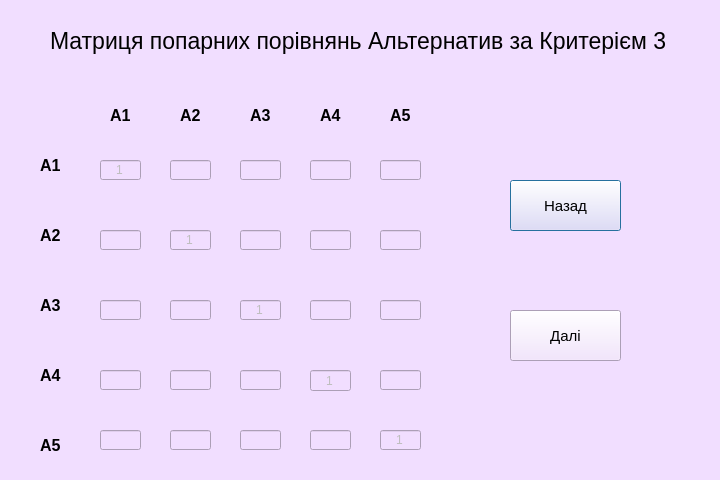
<?xml version="1.0" encoding="UTF-8"?>
<ui version="4.0">
 <class>aawin3</class>
 <widget class="QDialog" name="aawin3">
  <property name="enabled">
   <bool>true</bool>
  </property>
  <property name="geometry">
   <rect>
    <x>0</x>
    <y>0</y>
    <width>720</width>
    <height>480</height>
   </rect>
  </property>
  <property name="minimumSize">
   <size>
    <width>720</width>
    <height>480</height>
   </size>
  </property>
  <property name="maximumSize">
   <size>
    <width>720</width>
    <height>480</height>
   </size>
  </property>
  <property name="windowTitle">
   <string>Dialog</string>
  </property>
  <property name="styleSheet">
   <string notr="true">background-color:rgb(241,222,255);</string>
  </property>
  <widget class="QLabel" name="label">
   <property name="geometry">
    <rect>
     <x>50</x>
     <y>10</y>
     <width>631</width>
     <height>61</height>
    </rect>
   </property>
   <property name="font">
    <font>
     <pointsize>17</pointsize>
     <weight>50</weight>
     <bold>false</bold>
    </font>
   </property>
   <property name="text">
    <string>Матриця попарних порівнянь Альтернатив за Критерієм 3</string>
   </property>
  </widget>
  <widget class="QLabel" name="label_2">
   <property name="geometry">
    <rect>
     <x>40</x>
     <y>150</y>
     <width>31</width>
     <height>31</height>
    </rect>
   </property>
   <property name="font">
    <font>
     <pointsize>12</pointsize>
     <weight>75</weight>
     <bold>true</bold>
    </font>
   </property>
   <property name="text">
    <string>А1</string>
   </property>
  </widget>
  <widget class="QLabel" name="label_3">
   <property name="geometry">
    <rect>
     <x>40</x>
     <y>220</y>
     <width>31</width>
     <height>31</height>
    </rect>
   </property>
   <property name="font">
    <font>
     <pointsize>12</pointsize>
     <weight>75</weight>
     <bold>true</bold>
    </font>
   </property>
   <property name="text">
    <string>А2</string>
   </property>
  </widget>
  <widget class="QLabel" name="label_4">
   <property name="geometry">
    <rect>
     <x>40</x>
     <y>290</y>
     <width>31</width>
     <height>31</height>
    </rect>
   </property>
   <property name="font">
    <font>
     <pointsize>12</pointsize>
     <weight>75</weight>
     <bold>true</bold>
    </font>
   </property>
   <property name="text">
    <string>А3</string>
   </property>
  </widget>
  <widget class="QLabel" name="label_5">
   <property name="geometry">
    <rect>
     <x>40</x>
     <y>360</y>
     <width>31</width>
     <height>31</height>
    </rect>
   </property>
   <property name="font">
    <font>
     <pointsize>12</pointsize>
     <weight>75</weight>
     <bold>true</bold>
    </font>
   </property>
   <property name="text">
    <string>А4</string>
   </property>
  </widget>
  <widget class="QLabel" name="label_6">
   <property name="geometry">
    <rect>
     <x>40</x>
     <y>430</y>
     <width>31</width>
     <height>31</height>
    </rect>
   </property>
   <property name="font">
    <font>
     <pointsize>12</pointsize>
     <weight>75</weight>
     <bold>true</bold>
    </font>
   </property>
   <property name="text">
    <string>А5</string>
   </property>
  </widget>
  <widget class="QLabel" name="label_7">
   <property name="geometry">
    <rect>
     <x>110</x>
     <y>100</y>
     <width>31</width>
     <height>31</height>
    </rect>
   </property>
   <property name="font">
    <font>
     <pointsize>12</pointsize>
     <weight>75</weight>
     <bold>true</bold>
    </font>
   </property>
   <property name="text">
    <string>А1</string>
   </property>
  </widget>
  <widget class="QLabel" name="label_8">
   <property name="geometry">
    <rect>
     <x>180</x>
     <y>100</y>
     <width>31</width>
     <height>31</height>
    </rect>
   </property>
   <property name="font">
    <font>
     <pointsize>12</pointsize>
     <weight>75</weight>
     <bold>true</bold>
    </font>
   </property>
   <property name="text">
    <string>А2</string>
   </property>
  </widget>
  <widget class="QLabel" name="label_9">
   <property name="geometry">
    <rect>
     <x>250</x>
     <y>100</y>
     <width>31</width>
     <height>31</height>
    </rect>
   </property>
   <property name="font">
    <font>
     <pointsize>12</pointsize>
     <weight>75</weight>
     <bold>true</bold>
    </font>
   </property>
   <property name="text">
    <string>А3</string>
   </property>
  </widget>
  <widget class="QLabel" name="label_10">
   <property name="geometry">
    <rect>
     <x>320</x>
     <y>100</y>
     <width>31</width>
     <height>31</height>
    </rect>
   </property>
   <property name="font">
    <font>
     <pointsize>12</pointsize>
     <weight>75</weight>
     <bold>true</bold>
    </font>
   </property>
   <property name="text">
    <string>А4</string>
   </property>
  </widget>
  <widget class="QLabel" name="label_11">
   <property name="geometry">
    <rect>
     <x>390</x>
     <y>100</y>
     <width>31</width>
     <height>31</height>
    </rect>
   </property>
   <property name="font">
    <font>
     <pointsize>12</pointsize>
     <weight>75</weight>
     <bold>true</bold>
    </font>
   </property>
   <property name="text">
    <string>А5</string>
   </property>
  </widget>
  <widget class="QLineEdit" name="lineEdit">
   <property name="enabled">
    <bool>false</bool>
   </property>
   <property name="geometry">
    <rect>
     <x>100</x>
     <y>160</y>
     <width>41</width>
     <height>20</height>
    </rect>
   </property>
   <property name="text">
    <string>1</string>
   </property>
   <property name="alignment">
    <set>Qt::AlignCenter</set>
   </property>
  </widget>
  <widget class="QLineEdit" name="a1a2">
   <property name="enabled">
    <bool>true</bool>
   </property>
   <property name="geometry">
    <rect>
     <x>170</x>
     <y>160</y>
     <width>41</width>
     <height>20</height>
    </rect>
   </property>
   <property name="alignment">
    <set>Qt::AlignCenter</set>
   </property>
  </widget>
  <widget class="QLineEdit" name="a1a3">
   <property name="enabled">
    <bool>true</bool>
   </property>
   <property name="geometry">
    <rect>
     <x>240</x>
     <y>160</y>
     <width>41</width>
     <height>20</height>
    </rect>
   </property>
   <property name="alignment">
    <set>Qt::AlignCenter</set>
   </property>
  </widget>
  <widget class="QLineEdit" name="a1a4">
   <property name="enabled">
    <bool>true</bool>
   </property>
   <property name="geometry">
    <rect>
     <x>310</x>
     <y>160</y>
     <width>41</width>
     <height>20</height>
    </rect>
   </property>
   <property name="alignment">
    <set>Qt::AlignCenter</set>
   </property>
  </widget>
  <widget class="QLineEdit" name="a1a5">
   <property name="enabled">
    <bool>true</bool>
   </property>
   <property name="geometry">
    <rect>
     <x>380</x>
     <y>160</y>
     <width>41</width>
     <height>20</height>
    </rect>
   </property>
   <property name="alignment">
    <set>Qt::AlignCenter</set>
   </property>
  </widget>
  <widget class="QLineEdit" name="lineEdit_6">
   <property name="enabled">
    <bool>false</bool>
   </property>
   <property name="geometry">
    <rect>
     <x>100</x>
     <y>230</y>
     <width>41</width>
     <height>20</height>
    </rect>
   </property>
  </widget>
  <widget class="QLineEdit" name="lineEdit_7">
   <property name="enabled">
    <bool>false</bool>
   </property>
   <property name="geometry">
    <rect>
     <x>170</x>
     <y>230</y>
     <width>41</width>
     <height>20</height>
    </rect>
   </property>
   <property name="text">
    <string>1</string>
   </property>
   <property name="alignment">
    <set>Qt::AlignCenter</set>
   </property>
  </widget>
  <widget class="QLineEdit" name="a2a3">
   <property name="enabled">
    <bool>true</bool>
   </property>
   <property name="geometry">
    <rect>
     <x>240</x>
     <y>230</y>
     <width>41</width>
     <height>20</height>
    </rect>
   </property>
   <property name="alignment">
    <set>Qt::AlignCenter</set>
   </property>
  </widget>
  <widget class="QLineEdit" name="a2a4">
   <property name="enabled">
    <bool>true</bool>
   </property>
   <property name="geometry">
    <rect>
     <x>310</x>
     <y>230</y>
     <width>41</width>
     <height>20</height>
    </rect>
   </property>
   <property name="alignment">
    <set>Qt::AlignCenter</set>
   </property>
  </widget>
  <widget class="QLineEdit" name="a2a5">
   <property name="enabled">
    <bool>true</bool>
   </property>
   <property name="geometry">
    <rect>
     <x>380</x>
     <y>230</y>
     <width>41</width>
     <height>20</height>
    </rect>
   </property>
   <property name="alignment">
    <set>Qt::AlignCenter</set>
   </property>
  </widget>
  <widget class="QLineEdit" name="lineEdit_11">
   <property name="enabled">
    <bool>false</bool>
   </property>
   <property name="geometry">
    <rect>
     <x>100</x>
     <y>300</y>
     <width>41</width>
     <height>20</height>
    </rect>
   </property>
  </widget>
  <widget class="QLineEdit" name="lineEdit_12">
   <property name="enabled">
    <bool>false</bool>
   </property>
   <property name="geometry">
    <rect>
     <x>170</x>
     <y>300</y>
     <width>41</width>
     <height>20</height>
    </rect>
   </property>
  </widget>
  <widget class="QLineEdit" name="lineEdit_13">
   <property name="enabled">
    <bool>false</bool>
   </property>
   <property name="geometry">
    <rect>
     <x>240</x>
     <y>300</y>
     <width>41</width>
     <height>20</height>
    </rect>
   </property>
   <property name="text">
    <string>1</string>
   </property>
   <property name="alignment">
    <set>Qt::AlignCenter</set>
   </property>
  </widget>
  <widget class="QLineEdit" name="a3a4">
   <property name="enabled">
    <bool>true</bool>
   </property>
   <property name="geometry">
    <rect>
     <x>310</x>
     <y>300</y>
     <width>41</width>
     <height>20</height>
    </rect>
   </property>
   <property name="alignment">
    <set>Qt::AlignCenter</set>
   </property>
  </widget>
  <widget class="QLineEdit" name="a3a5">
   <property name="enabled">
    <bool>true</bool>
   </property>
   <property name="geometry">
    <rect>
     <x>380</x>
     <y>300</y>
     <width>41</width>
     <height>20</height>
    </rect>
   </property>
   <property name="alignment">
    <set>Qt::AlignCenter</set>
   </property>
  </widget>
  <widget class="QLineEdit" name="lineEdit_16">
   <property name="enabled">
    <bool>false</bool>
   </property>
   <property name="geometry">
    <rect>
     <x>100</x>
     <y>370</y>
     <width>41</width>
     <height>20</height>
    </rect>
   </property>
  </widget>
  <widget class="QLineEdit" name="lineEdit_17">
   <property name="enabled">
    <bool>false</bool>
   </property>
   <property name="geometry">
    <rect>
     <x>170</x>
     <y>370</y>
     <width>41</width>
     <height>20</height>
    </rect>
   </property>
  </widget>
  <widget class="QLineEdit" name="lineEdit_18">
   <property name="enabled">
    <bool>false</bool>
   </property>
   <property name="geometry">
    <rect>
     <x>240</x>
     <y>370</y>
     <width>41</width>
     <height>20</height>
    </rect>
   </property>
  </widget>
  <widget class="QLineEdit" name="lineEdit_19">
   <property name="enabled">
    <bool>false</bool>
   </property>
   <property name="geometry">
    <rect>
     <x>310</x>
     <y>370</y>
     <width>41</width>
     <height>21</height>
    </rect>
   </property>
   <property name="text">
    <string>1</string>
   </property>
   <property name="alignment">
    <set>Qt::AlignCenter</set>
   </property>
  </widget>
  <widget class="QLineEdit" name="a4a5">
   <property name="enabled">
    <bool>true</bool>
   </property>
   <property name="geometry">
    <rect>
     <x>380</x>
     <y>370</y>
     <width>41</width>
     <height>20</height>
    </rect>
   </property>
   <property name="alignment">
    <set>Qt::AlignCenter</set>
   </property>
  </widget>
  <widget class="QLineEdit" name="lineEdit_21">
   <property name="enabled">
    <bool>false</bool>
   </property>
   <property name="geometry">
    <rect>
     <x>100</x>
     <y>430</y>
     <width>41</width>
     <height>20</height>
    </rect>
   </property>
  </widget>
  <widget class="QLineEdit" name="lineEdit_22">
   <property name="enabled">
    <bool>false</bool>
   </property>
   <property name="geometry">
    <rect>
     <x>170</x>
     <y>430</y>
     <width>41</width>
     <height>20</height>
    </rect>
   </property>
  </widget>
  <widget class="QLineEdit" name="lineEdit_23">
   <property name="enabled">
    <bool>false</bool>
   </property>
   <property name="geometry">
    <rect>
     <x>240</x>
     <y>430</y>
     <width>41</width>
     <height>20</height>
    </rect>
   </property>
  </widget>
  <widget class="QLineEdit" name="lineEdit_24">
   <property name="enabled">
    <bool>false</bool>
   </property>
   <property name="geometry">
    <rect>
     <x>310</x>
     <y>430</y>
     <width>41</width>
     <height>20</height>
    </rect>
   </property>
  </widget>
  <widget class="QLineEdit" name="lineEdit_25">
   <property name="enabled">
    <bool>false</bool>
   </property>
   <property name="geometry">
    <rect>
     <x>380</x>
     <y>430</y>
     <width>41</width>
     <height>20</height>
    </rect>
   </property>
   <property name="text">
    <string>1</string>
   </property>
   <property name="alignment">
    <set>Qt::AlignCenter</set>
   </property>
  </widget>
  <widget class="QPushButton" name="back">
   <property name="geometry">
    <rect>
     <x>510</x>
     <y>180</y>
     <width>111</width>
     <height>51</height>
    </rect>
   </property>
   <property name="font">
    <font>
     <pointsize>11</pointsize>
    </font>
   </property>
   <property name="text">
    <string>Назад</string>
   </property>
  </widget>
  <widget class="QPushButton" name="next">
   <property name="geometry">
    <rect>
     <x>510</x>
     <y>310</y>
     <width>111</width>
     <height>51</height>
    </rect>
   </property>
   <property name="font">
    <font>
     <pointsize>11</pointsize>
    </font>
   </property>
   <property name="text">
    <string>Далі</string>
   </property>
  </widget>
 </widget>
 <resources/>
 <connections/>
</ui>
